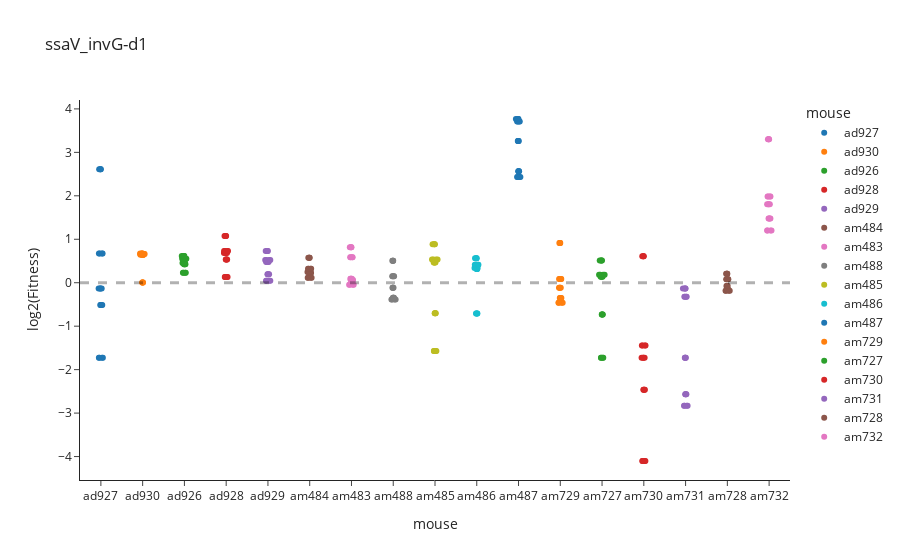

Source (notebook cell):
### Code cell
ssaV_invG_d1 = ssaV_invG[ssaV_invG.day == day]
fig = px.strip(ssaV_invG_d1, x='mouse', y=np.log2(ssaV_invG_d1['fitness']), color='mouse',  hover_data=['conc', 'fitness'],
               title = f'ssaV_invG-{day}',
        template='simple_white', labels={"y": "log2(Fitness)",
                     "conc": "Dilution", "fitness": "Fitness"})
fig.add_hline(y=0, line_width=3, line_dash="dash")

### Figure 1 — Plotly figure (JSON) as saved in the notebook; plotly's stock layout.template omitted (floating-point values rounded to 4 significant figures)
{"data": [{"alignmentgroup": "True", "boxpoints": "all", "customdata": [[0.0001667, 1.595], [0.0005, 0.7003], [5.556e-05, 6.103], [0.0015, 0.9129], [1.852e-05, 0.3017], [0.0001667, 1.595], [0.0005, 0.7003], [5.556e-05, 6.103], [0.0015, 0.9129], [1.852e-05, 0.3017], [0.0001667, 1.595], [0.0005, 0.7003], [5.556e-05, 6.103], [0.0015, 0.9129], [1.852e-05, 0.3017], [0.0001667, 1.595], [0.0005, 0.7003], [5.556e-05, 6.103], [0.0015, 0.9129], [1.852e-05, 0.3017]], "fillcolor": "rgba(255,255,255,0)", "hoveron": "points", "hovertemplate": "mouse=%{x}<br>log2(Fitness)=%{y}<br>Dilution=%{customdata[0]}<br>Fitness=%{customdata[1]}<extra></extra>", "legendgroup": "ad927", "line": {"color": "rgba(255,255,255,0)"}, "marker": {"color": "#1F77B4"}, "name": "ad927", "offsetgroup": "ad927", "orientation": "v", "pointpos": 0, "showlegend": true, "type": "box", "x": ["ad927", "ad927", "ad927", "ad927", "ad927", "ad927", "ad927", "ad927", "ad927", "ad927", "ad927", "ad927", "ad927", "ad927", "ad927", "ad927", "ad927", "ad927", "ad927", "ad927"], "x0": " ", "xaxis": "x", "y": [0.6734, -0.514, 2.61, -0.1315, -1.729, 0.6734, -0.514, 2.61, -0.1315, -1.729, 0.6734, -0.514, 2.61, -0.1315, -1.729, 0.6734, -0.514, 2.61, -0.1315, -1.729], "y0": " ", "yaxis": "y"}, {"alignmentgroup": "True", "boxpoints": "all", "customdata": [[0.0001667, 1.581], [0.0005, 1.596], [5.556e-05, 1.561], [0.0015, 1.561], [1.852e-05, 1.003], [0.0001667, 1.581], [0.0005, 1.596], [5.556e-05, 1.561], [0.0015, 1.561], [1.852e-05, 1.003], [0.0001667, 1.581], [0.0005, 1.596], [5.556e-05, 1.561], [0.0015, 1.561], [1.852e-05, 1.003], [0.0001667, 1.581], [0.0005, 1.596], [5.556e-05, 1.561], [0.0015, 1.561], [1.852e-05, 1.003]], "fillcolor": "rgba(255,255,255,0)", "hoveron": "points", "hovertemplate": "mouse=%{x}<br>log2(Fitness)=%{y}<br>Dilution=%{customdata[0]}<br>Fitness=%{customdata[1]}<extra></extra>", "legendgroup": "ad930", "line": {"color": "rgba(255,255,255,0)"}, "marker": {"color": "#FF7F0E"}, "name": "ad930", "offsetgroup": "ad930", "orientation": "v", "pointpos": 0, "showlegend": true, "type": "box", "x": ["ad930", "ad930", "ad930", "ad930", "ad930", "ad930", "ad930", "ad930", "ad930", "ad930", "ad930", "ad930", "ad930", "ad930", "ad930", "ad930", "ad930", "ad930", "ad930", "ad930"], "x0": " ", "xaxis": "x", "y": [0.6606, 0.6747, 0.6422, 0.6427, 0.003603, 0.6606, 0.6747, 0.6422, 0.6427, 0.003603, 0.6606, 0.6747, 0.6422, 0.6427, 0.003603, 0.6606, 0.6747, 0.6422, 0.6427, 0.003603], "y0": " ", "yaxis": "y"}, {"alignmentgroup": "True", "boxpoints": "all", "customdata": [[0.0001667, 1.369], [0.0005, 1.466], [5.556e-05, 1.173], [0.0015, 1.343], [1.852e-05, 1.532], [0.0001667, 1.369], [0.0005, 1.466], [5.556e-05, 1.173], [0.0015, 1.343], [1.852e-05, 1.532], [0.0001667, 1.369], [0.0005, 1.466], [5.556e-05, 1.173], [0.0015, 1.343], [1.852e-05, 1.532], [0.0001667, 1.369], [0.0005, 1.466], [5.556e-05, 1.173], [0.0015, 1.343], [1.852e-05, 1.532]], "fillcolor": "rgba(255,255,255,0)", "hoveron": "points", "hovertemplate": "mouse=%{x}<br>log2(Fitness)=%{y}<br>Dilution=%{customdata[0]}<br>Fitness=%{customdata[1]}<extra></extra>", "legendgroup": "ad926", "line": {"color": "rgba(255,255,255,0)"}, "marker": {"color": "#2CA02C"}, "name": "ad926", "offsetgroup": "ad926", "orientation": "v", "pointpos": 0, "showlegend": true, "type": "box", "x": ["ad926", "ad926", "ad926", "ad926", "ad926", "ad926", "ad926", "ad926", "ad926", "ad926", "ad926", "ad926", "ad926", "ad926", "ad926", "ad926", "ad926", "ad926", "ad926", "ad926"], "x0": " ", "xaxis": "x", "y": [0.4536, 0.5515, 0.2306, 0.4258, 0.6151, 0.4536, 0.5515, 0.2306, 0.4258, 0.6151, 0.4536, 0.5515, 0.2306, 0.4258, 0.6151, 0.4536, 0.5515, 0.2306, 0.4258, 0.6151], "y0": " ", "yaxis": "y"}, {"alignmentgroup": "True", "boxpoints": "all", "customdata": [[0.0001667, 1.447], [0.0005, 1.658], [5.556e-05, 2.11], [0.0015, 1.606], [1.852e-05, 1.097], [0.0001667, 1.447], [0.0005, 1.658], [5.556e-05, 2.11], [0.0015, 1.606], [1.852e-05, 1.097], [0.0001667, 1.447], [0.0005, 1.658], [5.556e-05, 2.11], [0.0015, 1.606], [1.852e-05, 1.097], [0.0001667, 1.447], [0.0005, 1.658], [5.556e-05, 2.11], [0.0015, 1.606], [1.852e-05, 1.097]], "fillcolor": "rgba(255,255,255,0)", "hoveron": "points", "hovertemplate": "mouse=%{x}<br>log2(Fitness)=%{y}<br>Dilution=%{customdata[0]}<br>Fitness=%{customdata[1]}<extra></extra>", "legendgroup": "ad928", "line": {"color": "rgba(255,255,255,0)"}, "marker": {"color": "#D62728"}, "name": "ad928", "offsetgroup": "ad928", "orientation": "v", "pointpos": 0, "showlegend": true, "type": "box", "x": ["ad928", "ad928", "ad928", "ad928", "ad928", "ad928", "ad928", "ad928", "ad928", "ad928", "ad928", "ad928", "ad928", "ad928", "ad928", "ad928", "ad928", "ad928", "ad928", "ad928"], "x0": " ", "xaxis": "x", "y": [0.5327, 0.7294, 1.077, 0.6832, 0.1337, 0.5327, 0.7294, 1.077, 0.6832, 0.1337, 0.5327, 0.7294, 1.077, 0.6832, 0.1337, 0.5327, 0.7294, 1.077, 0.6832, 0.1337], "y0": " ", "yaxis": "y"}, {"alignmentgroup": "True", "boxpoints": "all", "customdata": [[0.0001667, 1.656], [0.0005, 1.436], [5.556e-05, 1.146], [0.0015, 1.39], [1.852e-05, 1.034], [0.0001667, 1.656], [0.0005, 1.436], [5.556e-05, 1.146], [0.0015, 1.39], [1.852e-05, 1.034], [0.0001667, 1.656], [0.0005, 1.436], [5.556e-05, 1.146], [0.0015, 1.39], [1.852e-05, 1.034], [0.0001667, 1.656], [0.0005, 1.436], [5.556e-05, 1.146], [0.0015, 1.39], [1.852e-05, 1.034]], "fillcolor": "rgba(255,255,255,0)", "hoveron": "points", "hovertemplate": "mouse=%{x}<br>log2(Fitness)=%{y}<br>Dilution=%{customdata[0]}<br>Fitness=%{customdata[1]}<extra></extra>", "legendgroup": "ad929", "line": {"color": "rgba(255,255,255,0)"}, "marker": {"color": "#9467BD"}, "name": "ad929", "offsetgroup": "ad929", "orientation": "v", "pointpos": 0, "showlegend": true, "type": "box", "x": ["ad929", "ad929", "ad929", "ad929", "ad929", "ad929", "ad929", "ad929", "ad929", "ad929", "ad929", "ad929", "ad929", "ad929", "ad929", "ad929", "ad929", "ad929", "ad929", "ad929"], "x0": " ", "xaxis": "x", "y": [0.7276, 0.522, 0.1968, 0.475, 0.04833, 0.7276, 0.522, 0.1968, 0.475, 0.04833, 0.7276, 0.522, 0.1968, 0.475, 0.04833, 0.7276, 0.522, 0.1968, 0.475, 0.04833], "y0": " ", "yaxis": "y"}, {"alignmentgroup": "True", "boxpoints": "all", "customdata": [[0.0001667, 1.252], [0.0005, 1.189], [5.556e-05, 1.167], [0.0015, 1.081], [1.852e-05, 1.487], [0.0001667, 1.252], [0.0005, 1.189], [5.556e-05, 1.167], [0.0015, 1.081], [1.852e-05, 1.487], [0.0001667, 1.252], [0.0005, 1.189], [5.556e-05, 1.167], [0.0015, 1.081], [1.852e-05, 1.487], [0.0001667, 1.252], [0.0005, 1.189], [5.556e-05, 1.167], [0.0015, 1.081], [1.852e-05, 1.487]], "fillcolor": "rgba(255,255,255,0)", "hoveron": "points", "hovertemplate": "mouse=%{x}<br>log2(Fitness)=%{y}<br>Dilution=%{customdata[0]}<br>Fitness=%{customdata[1]}<extra></extra>", "legendgroup": "am484", "line": {"color": "rgba(255,255,255,0)"}, "marker": {"color": "#8C564B"}, "name": "am484", "offsetgroup": "am484", "orientation": "v", "pointpos": 0, "showlegend": true, "type": "box", "x": ["am484", "am484", "am484", "am484", "am484", "am484", "am484", "am484", "am484", "am484", "am484", "am484", "am484", "am484", "am484", "am484", "am484", "am484", "am484", "am484"], "x0": " ", "xaxis": "x", "y": [0.3241, 0.2496, 0.2224, 0.1125, 0.5729, 0.3241, 0.2496, 0.2224, 0.1125, 0.5729, 0.3241, 0.2496, 0.2224, 0.1125, 0.5729, 0.3241, 0.2496, 0.2224, 0.1125, 0.5729], "y0": " ", "yaxis": "y"}, {"alignmentgroup": "True", "boxpoints": "all", "customdata": [[0.0001667, 1.044], [0.0005, 1.063], [5.556e-05, 1.499], [0.0015, 0.9693], [1.852e-05, 1.764], [0.0001667, 1.044], [0.0005, 1.063], [5.556e-05, 1.499], [0.0015, 0.9693], [1.852e-05, 1.764], [0.0001667, 1.044], [0.0005, 1.063], [5.556e-05, 1.499], [0.0015, 0.9693], [1.852e-05, 1.764], [0.0001667, 1.044], [0.0005, 1.063], [5.556e-05, 1.499], [0.0015, 0.9693], [1.852e-05, 1.764]], "fillcolor": "rgba(255,255,255,0)", "hoveron": "points", "hovertemplate": "mouse=%{x}<br>log2(Fitness)=%{y}<br>Dilution=%{customdata[0]}<br>Fitness=%{customdata[1]}<extra></extra>", "legendgroup": "am483", "line": {"color": "rgba(255,255,255,0)"}, "marker": {"color": "#E377C2"}, "name": "am483", "offsetgroup": "am483", "orientation": "v", "pointpos": 0, "showlegend": true, "type": "box", "x": ["am483", "am483", "am483", "am483", "am483", "am483", "am483", "am483", "am483", "am483", "am483", "am483", "am483", "am483", "am483", "am483", "am483", "am483", "am483", "am483"], "x0": " ", "xaxis": "x", "y": [0.06279, 0.08866, 0.5839, -0.04502, 0.8191, 0.06279, 0.08866, 0.5839, -0.04502, 0.8191, 0.06279, 0.08866, 0.5839, -0.04502, 0.8191, 0.06279, 0.08866, 0.5839, -0.04502, 0.8191], "y0": " ", "yaxis": "y"}, {"alignmentgroup": "True", "boxpoints": "all", "customdata": [[0.0001667, 0.7643], [0.0005, 0.7881], [5.556e-05, 0.9234], [0.0015, 1.107], [1.852e-05, 1.419], [0.0001667, 0.7643], [0.0005, 0.7881], [5.556e-05, 0.9234], [0.0015, 1.107], [1.852e-05, 1.419], [0.0001667, 0.7643], [0.0005, 0.7881], [5.556e-05, 0.9234], [0.0015, 1.107], [1.852e-05, 1.419], [0.0001667, 0.7643], [0.0005, 0.7881], [5.556e-05, 0.9234], [0.0015, 1.107], [1.852e-05, 1.419]], "fillcolor": "rgba(255,255,255,0)", "hoveron": "points", "hovertemplate": "mouse=%{x}<br>log2(Fitness)=%{y}<br>Dilution=%{customdata[0]}<br>Fitness=%{customdata[1]}<extra></extra>", "legendgroup": "am488", "line": {"color": "rgba(255,255,255,0)"}, "marker": {"color": "#7F7F7F"}, "name": "am488", "offsetgroup": "am488", "orientation": "v", "pointpos": 0, "showlegend": true, "type": "box", "x": ["am488", "am488", "am488", "am488", "am488", "am488", "am488", "am488", "am488", "am488", "am488", "am488", "am488", "am488", "am488", "am488", "am488", "am488", "am488", "am488"], "x0": " ", "xaxis": "x", "y": [-0.3879, -0.3436, -0.115, 0.1471, 0.5052, -0.3879, -0.3436, -0.115, 0.1471, 0.5052, -0.3879, -0.3436, -0.115, 0.1471, 0.5052, -0.3879, -0.3436, -0.115, 0.1471, 0.5052], "y0": " ", "yaxis": "y"}, {"alignmentgroup": "True", "boxpoints": "all", "customdata": [[0.0001667, 1.451], [0.0005, 1.381], [5.556e-05, 0.337], [0.0015, 1.844], [1.852e-05, 0.6154], [0.0001667, 1.451], [0.0005, 1.381], [5.556e-05, 0.337], [0.0015, 1.844], [1.852e-05, 0.6154], [0.0001667, 1.451], [0.0005, 1.381], [5.556e-05, 0.337], [0.0015, 1.844], [1.852e-05, 0.6154], [0.0001667, 1.451], [0.0005, 1.381], [5.556e-05, 0.337], [0.0015, 1.844], [1.852e-05, 0.6154]], "fillcolor": "rgba(255,255,255,0)", "hoveron": "points", "hovertemplate": "mouse=%{x}<br>log2(Fitness)=%{y}<br>Dilution=%{customdata[0]}<br>Fitness=%{customdata[1]}<extra></extra>", "legendgroup": "am485", "line": {"color": "rgba(255,255,255,0)"}, "marker": {"color": "#BCBD22"}, "name": "am485", "offsetgroup": "am485", "orientation": "v", "pointpos": 0, "showlegend": true, "type": "box", "x": ["am485", "am485", "am485", "am485", "am485", "am485", "am485", "am485", "am485", "am485", "am485", "am485", "am485", "am485", "am485", "am485", "am485", "am485", "am485", "am485"], "x0": " ", "xaxis": "x", "y": [0.5367, 0.4657, -1.569, 0.8832, -0.7004, 0.5367, 0.4657, -1.569, 0.8832, -0.7004, 0.5367, 0.4657, -1.569, 0.8832, -0.7004, 0.5367, 0.4657, -1.569, 0.8832, -0.7004], "y0": " ", "yaxis": "y"}, {"alignmentgroup": "True", "boxpoints": "all", "customdata": [[0.0001667, 0.6121], [0.0005, 1.246], [5.556e-05, 1.477], [0.0015, 1.264], [1.852e-05, 1.331], [0.0001667, 0.6121], [0.0005, 1.246], [5.556e-05, 1.477], [0.0015, 1.264], [1.852e-05, 1.331], [0.0001667, 0.6121], [0.0005, 1.246], [5.556e-05, 1.477], [0.0015, 1.264], [1.852e-05, 1.331], [0.0001667, 0.6121], [0.0005, 1.246], [5.556e-05, 1.477], [0.0015, 1.264], [1.852e-05, 1.331]], "fillcolor": "rgba(255,255,255,0)", "hoveron": "points", "hovertemplate": "mouse=%{x}<br>log2(Fitness)=%{y}<br>Dilution=%{customdata[0]}<br>Fitness=%{customdata[1]}<extra></extra>", "legendgroup": "am486", "line": {"color": "rgba(255,255,255,0)"}, "marker": {"color": "#17BECF"}, "name": "am486", "offsetgroup": "am486", "orientation": "v", "pointpos": 0, "showlegend": true, "type": "box", "x": ["am486", "am486", "am486", "am486", "am486", "am486", "am486", "am486", "am486", "am486", "am486", "am486", "am486", "am486", "am486", "am486", "am486", "am486", "am486", "am486"], "x0": " ", "xaxis": "x", "y": [-0.7082, 0.3174, 0.5628, 0.3384, 0.4124, -0.7082, 0.3174, 0.5628, 0.3384, 0.4124, -0.7082, 0.3174, 0.5628, 0.3384, 0.4124, -0.7082, 0.3174, 0.5628, 0.3384, 0.4124], "y0": " ", "yaxis": "y"}, {"alignmentgroup": "True", "boxpoints": "all", "customdata": [[0.0001667, 9.58], [0.0005, 13.09], [5.556e-05, 5.405], [0.0015, 13.62], [1.852e-05, 5.926], [0.0001667, 9.58], [0.0005, 13.09], [5.556e-05, 5.405], [0.0015, 13.62], [1.852e-05, 5.926], [0.0001667, 9.58], [0.0005, 13.09], [5.556e-05, 5.405], [0.0015, 13.62], [1.852e-05, 5.926], [0.0001667, 9.58], [0.0005, 13.09], [5.556e-05, 5.405], [0.0015, 13.62], [1.852e-05, 5.926]], "fillcolor": "rgba(255,255,255,0)", "hoveron": "points", "hovertemplate": "mouse=%{x}<br>log2(Fitness)=%{y}<br>Dilution=%{customdata[0]}<br>Fitness=%{customdata[1]}<extra></extra>", "legendgroup": "am487", "line": {"color": "rgba(255,255,255,0)"}, "marker": {"color": "#1F77B4"}, "name": "am487", "offsetgroup": "am487", "orientation": "v", "pointpos": 0, "showlegend": true, "type": "box", "x": ["am487", "am487", "am487", "am487", "am487", "am487", "am487", "am487", "am487", "am487", "am487", "am487", "am487", "am487", "am487", "am487", "am487", "am487", "am487", "am487"], "x0": " ", "xaxis": "x", "y": [3.26, 3.71, 2.434, 3.768, 2.567, 3.26, 3.71, 2.434, 3.768, 2.567, 3.26, 3.71, 2.434, 3.768, 2.567, 3.26, 3.71, 2.434, 3.768, 2.567], "y0": " ", "yaxis": "y"}, {"alignmentgroup": "True", "boxpoints": "all", "customdata": [[0.0001667, 0.7269], [0.0005, 0.9219], [5.556e-05, 0.7825], [0.0015, 1.059], [1.852e-05, 1.888], [0.0001667, 0.7269], [0.0005, 0.9219], [5.556e-05, 0.7825], [0.0015, 1.059], [1.852e-05, 1.888], [0.0001667, 0.7269], [0.0005, 0.9219], [5.556e-05, 0.7825], [0.0015, 1.059], [1.852e-05, 1.888], [0.0001667, 0.7269], [0.0005, 0.9219], [5.556e-05, 0.7825], [0.0015, 1.059], [1.852e-05, 1.888]], "fillcolor": "rgba(255,255,255,0)", "hoveron": "points", "hovertemplate": "mouse=%{x}<br>log2(Fitness)=%{y}<br>Dilution=%{customdata[0]}<br>Fitness=%{customdata[1]}<extra></extra>", "legendgroup": "am729", "line": {"color": "rgba(255,255,255,0)"}, "marker": {"color": "#FF7F0E"}, "name": "am729", "offsetgroup": "am729", "orientation": "v", "pointpos": 0, "showlegend": true, "type": "box", "x": ["am729", "am729", "am729", "am729", "am729", "am729", "am729", "am729", "am729", "am729", "am729", "am729", "am729", "am729", "am729", "am729", "am729", "am729", "am729", "am729"], "x0": " ", "xaxis": "x", "y": [-0.4602, -0.1174, -0.3539, 0.08323, 0.9167, -0.4602, -0.1174, -0.3539, 0.08323, 0.9167, -0.4602, -0.1174, -0.3539, 0.08323, 0.9167, -0.4602, -0.1174, -0.3539, 0.08323, 0.9167], "y0": " ", "yaxis": "y"}, {"alignmentgroup": "True", "boxpoints": "all", "customdata": [[0.0001667, 0.6032], [0.0005, 1.1], [5.556e-05, 1.133], [0.0015, 1.428], [1.852e-05, 0.3017], [0.0001667, 0.6032], [0.0005, 1.1], [5.556e-05, 1.133], [0.0015, 1.428], [1.852e-05, 0.3017], [0.0001667, 0.6032], [0.0005, 1.1], [5.556e-05, 1.133], [0.0015, 1.428], [1.852e-05, 0.3017], [0.0001667, 0.6032], [0.0005, 1.1], [5.556e-05, 1.133], [0.0015, 1.428], [1.852e-05, 0.3017]], "fillcolor": "rgba(255,255,255,0)", "hoveron": "points", "hovertemplate": "mouse=%{x}<br>log2(Fitness)=%{y}<br>Dilution=%{customdata[0]}<br>Fitness=%{customdata[1]}<extra></extra>", "legendgroup": "am727", "line": {"color": "rgba(255,255,255,0)"}, "marker": {"color": "#2CA02C"}, "name": "am727", "offsetgroup": "am727", "orientation": "v", "pointpos": 0, "showlegend": true, "type": "box", "x": ["am727", "am727", "am727", "am727", "am727", "am727", "am727", "am727", "am727", "am727", "am727", "am727", "am727", "am727", "am727", "am727", "am727", "am727", "am727", "am727"], "x0": " ", "xaxis": "x", "y": [-0.7293, 0.1379, 0.1808, 0.5135, -1.729, -0.7293, 0.1379, 0.1808, 0.5135, -1.729, -0.7293, 0.1379, 0.1808, 0.5135, -1.729, -0.7293, 0.1379, 0.1808, 0.5135, -1.729], "y0": " ", "yaxis": "y"}, {"alignmentgroup": "True", "boxpoints": "all", "customdata": [[0.0001667, 0.05822], [0.0005, 0.3668], [5.556e-05, 0.1816], [0.0015, 1.527], [1.852e-05, 0.3017], [0.0001667, 0.05822], [0.0005, 0.3668], [5.556e-05, 0.1816], [0.0015, 1.527], [1.852e-05, 0.3017], [0.0001667, 0.05822], [0.0005, 0.3668], [5.556e-05, 0.1816], [0.0015, 1.527], [1.852e-05, 0.3017], [0.0001667, 0.05822], [0.0005, 0.3668], [5.556e-05, 0.1816], [0.0015, 1.527], [1.852e-05, 0.3017]], "fillcolor": "rgba(255,255,255,0)", "hoveron": "points", "hovertemplate": "mouse=%{x}<br>log2(Fitness)=%{y}<br>Dilution=%{customdata[0]}<br>Fitness=%{customdata[1]}<extra></extra>", "legendgroup": "am730", "line": {"color": "rgba(255,255,255,0)"}, "marker": {"color": "#D62728"}, "name": "am730", "offsetgroup": "am730", "orientation": "v", "pointpos": 0, "showlegend": true, "type": "box", "x": ["am730", "am730", "am730", "am730", "am730", "am730", "am730", "am730", "am730", "am730", "am730", "am730", "am730", "am730", "am730", "am730", "am730", "am730", "am730", "am730"], "x0": " ", "xaxis": "x", "y": [-4.102, -1.447, -2.461, 0.6104, -1.729, -4.102, -1.447, -2.461, 0.6104, -1.729, -4.102, -1.447, -2.461, 0.6104, -1.729, -4.102, -1.447, -2.461, 0.6104, -1.729], "y0": " ", "yaxis": "y"}, {"alignmentgroup": "True", "boxpoints": "all", "customdata": [[0.0001667, 0.169], [0.0005, 0.7991], [5.556e-05, 0.1405], [0.0015, 0.9123], [1.852e-05, 0.3017], [0.0001667, 0.169], [0.0005, 0.7991], [5.556e-05, 0.1405], [0.0015, 0.9123], [1.852e-05, 0.3017], [0.0001667, 0.169], [0.0005, 0.7991], [5.556e-05, 0.1405], [0.0015, 0.9123], [1.852e-05, 0.3017], [0.0001667, 0.169], [0.0005, 0.7991], [5.556e-05, 0.1405], [0.0015, 0.9123], [1.852e-05, 0.3017]], "fillcolor": "rgba(255,255,255,0)", "hoveron": "points", "hovertemplate": "mouse=%{x}<br>log2(Fitness)=%{y}<br>Dilution=%{customdata[0]}<br>Fitness=%{customdata[1]}<extra></extra>", "legendgroup": "am731", "line": {"color": "rgba(255,255,255,0)"}, "marker": {"color": "#9467BD"}, "name": "am731", "offsetgroup": "am731", "orientation": "v", "pointpos": 0, "showlegend": true, "type": "box", "x": ["am731", "am731", "am731", "am731", "am731", "am731", "am731", "am731", "am731", "am731", "am731", "am731", "am731", "am731", "am731", "am731", "am731", "am731", "am731", "am731"], "x0": " ", "xaxis": "x", "y": [-2.565, -0.3235, -2.831, -0.1324, -1.729, -2.565, -0.3235, -2.831, -0.1324, -1.729, -2.565, -0.3235, -2.831, -0.1324, -1.729, -2.565, -0.3235, -2.831, -0.1324, -1.729], "y0": " ", "yaxis": "y"}, {"alignmentgroup": "True", "boxpoints": "all", "customdata": [[0.0001667, 0.8784], [0.0005, 1.056], [5.556e-05, 0.948], [0.0015, 1.152], [1.852e-05, 0.8959], [0.0001667, 0.8784], [0.0005, 1.056], [5.556e-05, 0.948], [0.0015, 1.152], [1.852e-05, 0.8959], [0.0001667, 0.8784], [0.0005, 1.056], [5.556e-05, 0.948], [0.0015, 1.152], [1.852e-05, 0.8959], [0.0001667, 0.8784], [0.0005, 1.056], [5.556e-05, 0.948], [0.0015, 1.152], [1.852e-05, 0.8959]], "fillcolor": "rgba(255,255,255,0)", "hoveron": "points", "hovertemplate": "mouse=%{x}<br>log2(Fitness)=%{y}<br>Dilution=%{customdata[0]}<br>Fitness=%{customdata[1]}<extra></extra>", "legendgroup": "am728", "line": {"color": "rgba(255,255,255,0)"}, "marker": {"color": "#8C564B"}, "name": "am728", "offsetgroup": "am728", "orientation": "v", "pointpos": 0, "showlegend": true, "type": "box", "x": ["am728", "am728", "am728", "am728", "am728", "am728", "am728", "am728", "am728", "am728", "am728", "am728", "am728", "am728", "am728", "am728", "am728", "am728", "am728", "am728"], "x0": " ", "xaxis": "x", "y": [-0.187, 0.07826, -0.07702, 0.2044, -0.1585, -0.187, 0.07826, -0.07702, 0.2044, -0.1585, -0.187, 0.07826, -0.07702, 0.2044, -0.1585, -0.187, 0.07826, -0.07702, 0.2044, -0.1585], "y0": " ", "yaxis": "y"}, {"alignmentgroup": "True", "boxpoints": "all", "customdata": [[0.0001667, 2.785], [0.0005, 3.961], [5.556e-05, 2.3], [0.0015, 9.851], [1.852e-05, 3.498], [0.0001667, 2.785], [0.0005, 3.961], [5.556e-05, 2.3], [0.0015, 9.851], [1.852e-05, 3.498], [0.0001667, 2.785], [0.0005, 3.961], [5.556e-05, 2.3], [0.0015, 9.851], [1.852e-05, 3.498], [0.0001667, 2.785], [0.0005, 3.961], [5.556e-05, 2.3], [0.0015, 9.851], [1.852e-05, 3.498]], "fillcolor": "rgba(255,255,255,0)", "hoveron": "points", "hovertemplate": "mouse=%{x}<br>log2(Fitness)=%{y}<br>Dilution=%{customdata[0]}<br>Fitness=%{customdata[1]}<extra></extra>", "legendgroup": "am732", "line": {"color": "rgba(255,255,255,0)"}, "marker": {"color": "#E377C2"}, "name": "am732", "offsetgroup": "am732", "orientation": "v", "pointpos": 0, "showlegend": true, "type": "box", "x": ["am732", "am732", "am732", "am732", "am732", "am732", "am732", "am732", "am732", "am732", "am732", "am732", "am732", "am732", "am732", "am732", "am732", "am732", "am732", "am732"], "x0": " ", "xaxis": "x", "y": [1.477, 1.986, 1.202, 3.3, 1.807, 1.477, 1.986, 1.202, 3.3, 1.807, 1.477, 1.986, 1.202, 3.3, 1.807, 1.477, 1.986, 1.202, 3.3, 1.807], "y0": " ", "yaxis": "y"}], "layout": {"boxmode": "overlay", "legend": {"title": {"text": "mouse"}, "tracegroupgap": 0}, "shapes": [{"line": {"dash": "dash", "width": 3}, "type": "line", "x0": 0, "x1": 1, "xref": "x domain", "y0": 0, "y1": 0, "yref": "y"}], "title": {"text": "ssaV_invG-d1"}, "xaxis": {"anchor": "y", "categoryarray": ["ad927", "ad930", "ad926", "ad928", "ad929", "am484", "am483", "am488", "am485", "am486", "am487", "am729", "am727", "am730", "am731", "am728", "am732"], "categoryorder": "array", "domain": [0, 1], "title": {"text": "mouse"}}, "yaxis": {"anchor": "x", "domain": [0, 1], "title": {"text": "log2(Fitness)"}}}}
